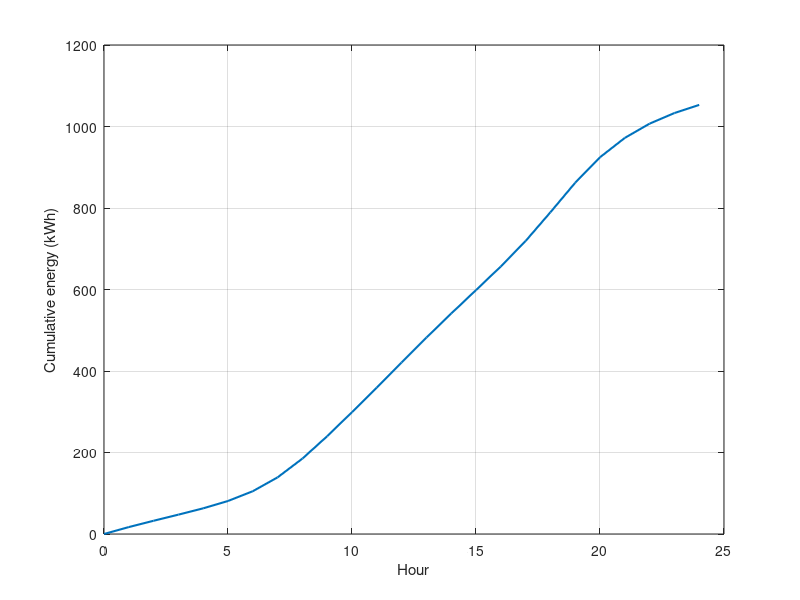

The MATLAB source for this figure:
% Day 073 · Numerical Integration: integral, trapz and cumtrapz — Energy from measured power data
% Run: open this file in MATLAB and press Run (or type example_2 in the Command Window)

hours = 0:24;
P_kW = [18 16 15 15 16 20 28 40 52 58 60 61 62 60 58 57 59 66 75 70 55 40 30 22 18];
E = trapz(hours, P_kW);
fprintf('Energy in the day: %.1f kWh, average load %.1f kW\n', E, E/24);
E_running = cumtrapz(hours, P_kW);
plot(hours, E_running, 'LineWidth', 1.5); grid on
xlabel('Hour'); ylabel('Cumulative energy (kWh)')
h_half = interp1(E_running, hours, E/2);
fprintf('Half of the energy was used by hour %.1f\n', h_half);
